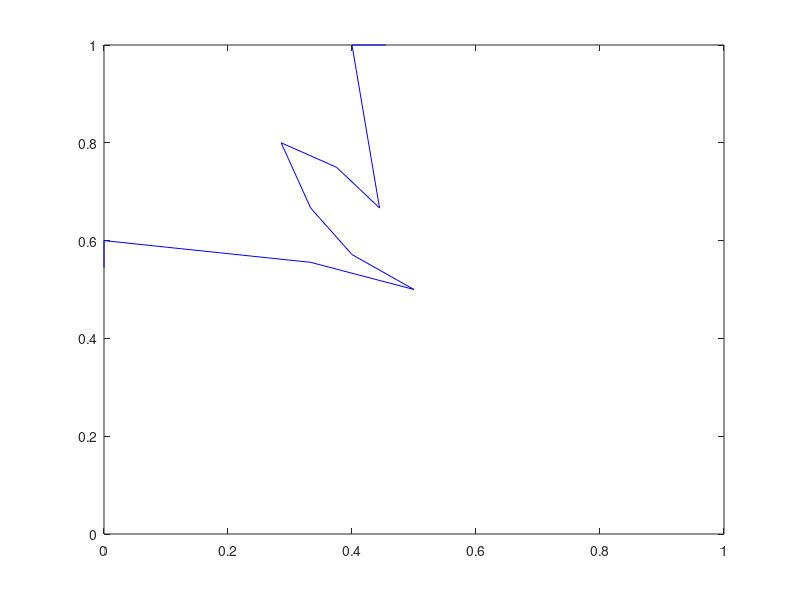

MATLAB code for this plot:
clear all;
close all;
aa=zeros(12,2);
aa(:,1)=[0.03; 0.18; 0.24; 0.32; 0.45; 0.53; 0.59; 0.65; 0.70; 0.77; 0.81; 0.90;];
aa(:,2)=[-1; -1; 1; 1; -1; -1; -1; 1; 1; -1; 1; 1;];
bdry=0:0.05:1;
no1cfpr=zeros(21,1);
no1ctpr=zeros(21,1);
for j=1:21
nb=bdry(j);
no1c=aa(:,1)>nb;
numneg=12-sum(no1c(:));
no1cnbutp=0;
no1ccorp=0;
for i=1:12
    if aa(i,2)>0 && no1c(i)==0 
        no1cnbutp=no1cnbutp+1;
    end
    if aa(i,2)>0 && no1c(i)==1 
        no1ccorp=no1ccorp+1;
    end
end
no1cfpr(j)=no1cnbutp/numneg;
no1ctpr(j)=no1ccorp/sum(no1c(:));
end
% % figure(1)
% % plot(bdry,no1cfpr,'b')
% % hold on;
% % plot(bdry,no1ctpr,'r')
% % ylim([0 1])
% % 
figure(2)
plot(no1cfpr,no1ctpr,'b')
xlim([0 1])
ylim([0 1])
